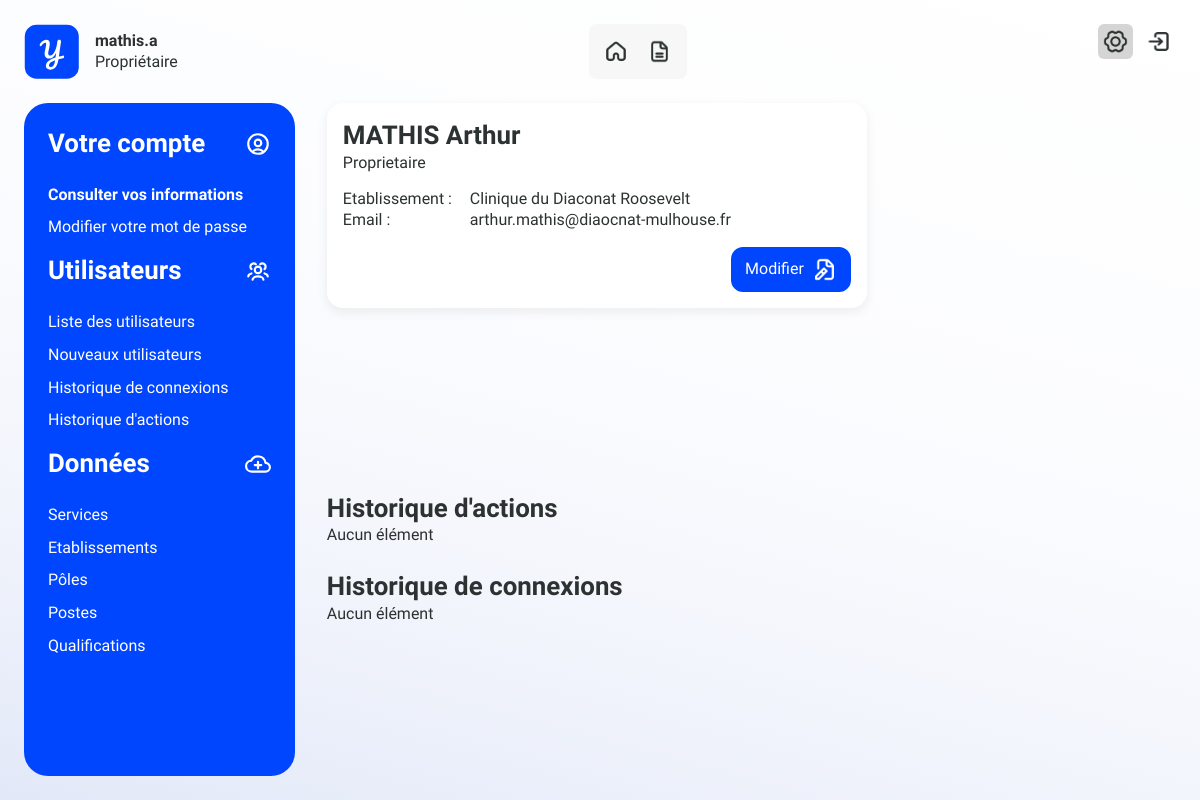
Page /index.php?preferences=home (signed in) on the committed database.
### tables this page shows
CREATE TABLE Users (
  Id INTEGER PRIMARY KEY AUTO_INCREMENT,
  Identifier VARCHAR(64) NOT NULL,
  Name VARCHAR(64) NOT NULL,
  Firstname VARCHAR(64) NOT NULL,
  Email VARCHAR(64) NOT NULL, 
  Password VARCHAR(256) NOT NULL,
  PasswordTemp BOOLEAN DEFAULT 1,

  Key_Roles INTEGER NOT NULL,
  Key_Establishments INTEGER NOT NULL,

  FOREIGN KEY (Key_Roles) REFERENCES Roles(Id),
  FOREIGN KEY (Key_Establishments) REFERENCES Establishments(Id)
);

CREATE TABLE Roles (
  Id INTEGER PRIMARY KEY AUTO_INCREMENT,
  Titled VARCHAR(32) NOT NULL
);

CREATE TABLE Establishments (
  Id INTEGER PRIMARY KEY AUTO_INCREMENT, 
  Titled VARCHAR(64) NOT NULL,
  Address VARCHAR(256) NOT NULL,
  City VARCHAR(64) NOT NULL,
  PostCode INTEGER NOT NULL,
  Description TEXT,

  Key_Poles INTEGER DEFAULT NULL,

  FOREIGN KEY (Key_Poles) REFERENCES Poles(Id)
);

### components/controllers/PreferencesController.php (called while the page is built, shortened)
<?php
class PreferencesController extends Controller {
    public function display($key_user) { return $this->View->displayProfile($this->Model->getProfile($key_user)); }
}

### components/models/Model.php (called while the page is built, shortened)
<?php
abstract class Model {
    private $connection;
    protected function makeConnection() {
        try {
            $db_connection  = getenv('DB_CONNEXION');
            $db_host        = getenv('DB_HOST');
            $db_port        = getenv('DB_PORT');
            $db_name        = getenv('DB_NAME');
            $db_user        = getenv('DB_USER');
            $db_password    = getenv('DB_PASS');
            $db_host = str_replace('/', '', $db_host);
            $db_fetch = "$db_connection:host=$db_host;port=$db_port;dbname=$db_name";
            $this->connection = new PDO($db_fetch, $db_user, $db_password, Array(PDO::MYSQL_ATTR_INIT_COMMAND => "SET NAMES utf8"));
            $this->connection->setAttribute(PDO::ATTR_ERRMODE, PDO::ERRMODE_EXCEPTION);
        } catch(PDOException $e) {
            die("Connexion à la base de données réchouée. " . $e->getMessage());
        }
        return $this->connection;
    }
    protected function getConnection() { return $this->connection; }
    private function test_data_request(&$request, &$params=[]): Bool {
        return true;
    }
    protected function get_request($request, $params = [], $unique=false, $present=false): ?Array {
        if(empty($unique) || !is_bool($unique) || empty($present) || !is_bool($present))
            $present = false;
        if($this->test_data_request($request, $params)) try {
            $query = $this->getConnection()->prepare($request);
            $query->execute($params);
            if($unique)
                $result = $query->fetch(PDO::FETCH_ASSOC);
            else
                $result = $query->fetchAll(PDO::FETCH_ASSOC);
            if(empty($result)) {
                if($present)
                    throw new Exception("Requête: " . $request ."\nAucun résultat correspondant");
                else
                    return null;
            } else
                return $result;
        } catch(Exception $e){
            forms_manip::error_alert([
                'title' => 'Erreur lors de la requête à la base de données',
                'msg' => $e
            ]);
        } catch(PDOException $e){
            forms_manip::error_alert([
                'title' => 'Erreur lors de la requête à la base de données',
                'msg' => $e
            ]);
        }
        return null;
    }
}

### components/models/PreferencesModel.php (called while the page is built, shortened)
<?php
require_once(MODELS.DS.'Model.php');
class PreferencesModel extends Model {
    public function getProfile(&$user_key): Array {
        try {
            $request = "SELECT
            u.Id As id,
            u.Name AS name,
            u.Firstname AS firstname,
            r.Titled AS titled_role,
            r.Id AS role,
            u.Email AS email,
            e.Titled AS establishments
            FROM Users AS u
            INNER JOIN Roles AS r ON u.Key_Roles = r.Id
            INNER JOIN Establishments AS e on u.Key_Establishments = e.Id
            WHERE u.Id= :user_key";
            $params = ['user_key' => $user_key];
            $data = ['user' => $this->get_request($request, $params)[0]];
            $request = "SELECT
            t.Titled AS Action,
            DATE(a.Moment) AS Date,
            DATE_FORMAT(a.Moment, '%H:%i:%s') AS Hour
            FROM Actions AS a
            INNER JOIN Types_of_actions AS t ON a.Key_Types_of_actions = t.Id
            WHERE t.titled IN ('Connexion', 'Déconnexion')
            AND a.Key_Users = :user_key
            ORDER BY Date DESC";
            $data['logs'] = $this->get_request($request, $params);
            $request = "SELECT
            t.Titled AS Action,
            DATE_FORMAT(a.Moment, '%Y-%m-%d') AS Date,
            DATE_FORMAT(a.Moment, '%H:%i:%s') AS Hour
            FROM Actions AS a
            INNER JOIN Types_of_actions AS t ON a.Key_Types_of_actions = t.Id
            WHERE t.titled NOT IN ('Connexion', 'Déconnexion')
            AND a.Key_Users = :user_key
            ORDER BY Date DESC";
            $data['actions'] = $this->get_request($request, $params);
        } catch(Exception $e) {
            forms_manip::error_alert($e);
        }
        return $data;
    }
}

### components/FormsManip.php (called while the page is built, shortened)
<?php
class forms_manip {
    public static function nameFormat($str): String {
        return ucwords(strtolower(preg_replace('/[^A-Za-z0-9\- ]/', '', iconv('UTF-8', 'ASCII//TRANSLIT', $str))));
    }
}

### layouts/pages/my items/user_profile.php (the view, shortened to what this page needs)
<div>
    <header>
        <h2><?php echo strtoupper($items['user']['name']) . " " . forms_manip::nameFormat($items['user']['firstname']); ?></h2>
        <p><?php echo forms_manip::nameFormat($items['user']['titled_role']);?></p>
    </header>
    <content>
    <div class="container">
            <p>Etablissement : </p>
            <p><?= $items['user']['establishments']; ?></p>
        </div>
        <div class="container">
            <p>Email :</p>
            <p><?= $items['user']['email']; ?></p>
        </div>
    </content>
    <footer>
        <?php if($_SESSION['user_key'] <= ADMIN || $items['user']['id'] == $_SESSION['user_key']): ?>
                <a class="action_button reverse_color" href="index.php?preferences=edit-users&user_key=<?= $items['user']['id']; ?>">
                    <p>Modifier</p>
                    <img src="layouts\assets\img\logo\white\edit.svg" alt="">
                </a>
            <?php endif ?>
    </footer>
</div>

### layouts/assets/stylesheet/styles.css (style rules this page uses)
:root { --black: #2C3131; --grey: #d5d5d5; --light-grey: #f7f7f7; --light-white: #ffffff14; --white: #fff; --light-blue: #E2E8F8; --blue-opacity: #0048fedd; --blue: #0046FE; --color1: #8A2BE2; --color2: #3BF3FF; --color3: #11CE00; --color4: #F9B61F; --color5: #ff0000; --font-size-big: 2.618rem; --font-size-medium: 1.618rem; --font-size-standart: 1rem; --font-size-small: 0.618rem; --very-small-radius: 6px; --small-radius: 8px; --radius: 12px; --big-radius: 16px; --very-big-radius: 24px; --gap: 32px; --navbarre-size: 55px; --liste-shadow: 0 2px 24px 6px #0000003B; --bulle-shadow: -1px 8px 15px 7px rgba(0, 0, 0, 0.05); --small-bulle-shadow: 0 4px 10px 2px rgba(0, 0, 0, 0.05); --button-shadow: 0 0 0 5px var(--light-blue); }
* { margin: 0; padding: 0; font-size: var(--font-size-standart); font-family: "Roboto", sans-serif; font-weight: 200; line-height: calc(var(--font-size-standart) * 1.3); text-decoration: none; box-sizing: border-box; }
body { width: 100dvw; min-height: 100dvh; overflow-x: hidden; }
p { color: var(--black); }
h2 { color: var(--black); font-size: var(--font-size-medium); font-family: "Roboto Bold"; line-height: calc(var(--font-size-medium) * 1.3); }
a { display: block; width: fit-content; height: fit-content; color: var(--blue); font-family: "Roboto Bold"; }
button, .action_button { display: flex; justify-content: center; align-items: center; gap: var(--small-radius); width: fit-content; height: fit-content; padding: var(--small-radius) var(--radius); color: var(--blue); font-family: "Roboto Bold"; border: 2px solid var(--blue); border-radius: var(--radius); background-color: transparent; box-shadow: none; will-change: box-shadow; transition: 150ms ease box-shadow; }
button p, .action_button p { color: var(--blue); }
button img, .action_button img { height: 25px; }
button.reverse_color, .action_button.reverse_color { color: var(--white); background-color: var(--blue); }
button.reverse_color p, .action_button.reverse_color p { color: var(--white); }

### layouts/assets/stylesheet/pages/preferences.css (style rules this page uses)
body { width: 100dvw; height: 100vh; overflow: hidden; background: linear-gradient(195deg, var(--white), 75%, var(--light-blue)); }
#profil-user .left > div { display: flex; flex-direction: column; gap: var(--big-radius); width: 100%; height: fit-content; padding: var(--big-radius); border-radius: var(--big-radius); box-shadow: var(--small-bulle-shadow); background-color: var(--white); }
#profil-user .left > div content div { display: flex; width: 100%; }
#profil-user .left > div content div p:first-of-type { width: 25%; }
#profil-user .left > div footer { display: flex; justify-content: end; align-items: end; gap: var(--radius); }

### rows in the picture
users: Name "MATHIS", Firstname "Arthur", Key_Roles.Titled "Proprietaire", Key_Establishments.Titled "Clinique du Diaconat Roosevelt", Email "arthur.mathis@diaocnat-mulhouse.fr"

### other values in the picture
$_SESSION['user_identifier'] "mathis.a"
$_SESSION['user_titled_role'] "Propriétaire"
$title "Historique d'actions Historique de connexions"
